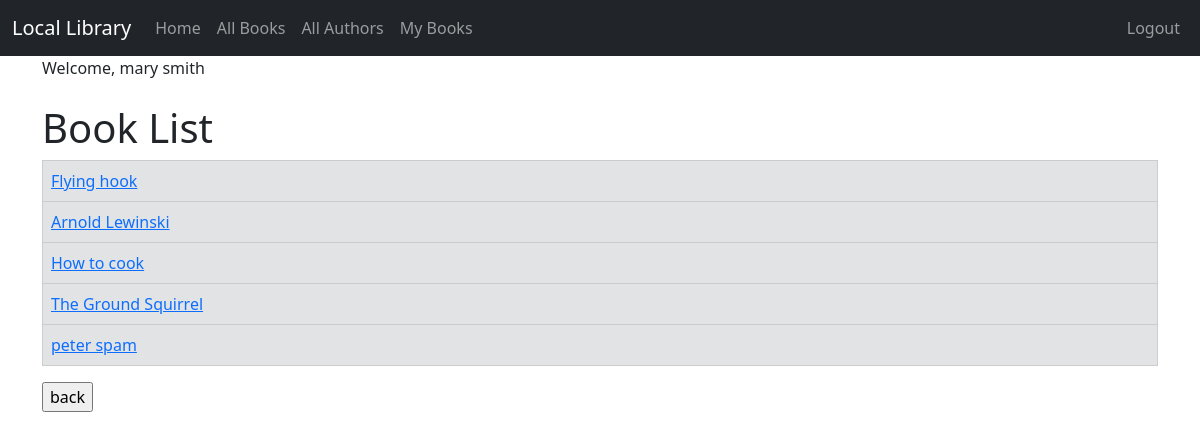
/book_list/ (signed in), run on the app's committed database.
### catalog/models.py (models this page shows, shortened)
class Book(models.Model):
    title = models.CharField(max_length=200)
    author = models.ForeignKey('Author', on_delete=models.RESTRICT, null=True)
    summary = models.TextField(max_length=1000, help_text='Enter a brief description of the book')
    isbn = models.CharField('ISBN', max_length=13, unique=True,
                            help_text='13 Character <a href="https://www.isbn-international.org/content/what-isbn">ISBN number</a>')
    genre = models.ManyToManyField(Genre, help_text='Select a genre for this book')
    book_image = models.ImageField(upload_to='images/', null=True, blank=True)
    def get_absolute_url(self):
        return reverse('book_detail', args=[str(self.id)])

### catalog/views.py (the view)
# urls.py: path('book_list/', views.BookListView.as_view(), name='book_list'),
class BookListView(LoginRequiredMixin, generic.ListView):
    model = Book

### catalog/templates/catalog/book_list.html (shortened to what this page needs)
{% extends "catalog/base.html" %}
{% block content %}
    <h1>Book List</h1>
    {% if book_list %}
        <table class="table table-bordered">
            {% for book in book_list %}
                <tr class="table-secondary">
                    <td><a href="{{ book.get_absolute_url }}">{{ book.title }}</a></td>
                </tr>
            {% endfor %}
        </table>
    {% else %}
        <p>There are no books in the library.</p>
    {% endif %}
<form>
    <input type="button" value="back" onclick="history.back()">
</form>
{% endblock %}

### catalog/templates/catalog/base.html (shortened to what this page needs)
<!doctype html>
<html lang="en">
<head>
    <link href="https://cdn.jsdelivr.net/npm/bootstrap@5.3.0-alpha1/dist/css/bootstrap.min.css" rel="stylesheet"
>
</head>
<body>
<nav class="navbar navbar-expand-lg navbar-dark bg-dark">
    <div class="container-fluid">
        <a class="navbar-brand" href="{% url 'index' %}">Local Library</a>
        <div class="collapse navbar-collapse" id="navbarSupportedContent">
            <ul class="navbar-nav me-auto mb-2 mb-lg-0">
                <li class="nav-item">
                    <a class="nav-link" href="{% url 'index' %}">Home</a>
                </li>
                <li class="nav-item">
                    <a class="nav-link" href="{% url 'book_list' %}">All Books</a>
                </li>
                <li class="nav-item">
                    <a class="nav-link" href="{% url 'author_list' %}">All Authors</a>
                </li>
                {% if user.is_authenticated %}
                <li><a class="nav-link" href="{% url 'my_books' %}">My Books</a></li>
                {% endif %}
            </ul>
        </div>
    <ul class="nav navbar-nav ml-auto">
        {% if user.is_authenticated %}
            <li><a class="nav-link" href="{% url 'logout' %}">Logout</a>
            </li>
        {% else %}
            <li><a class="nav-link" href="{% url 'login' %}"><span class="glyphicon glyphicon-log-in"></span>Login</a>
            </li>
            <li><a class="nav-link" href="{% url 'register' %}"><span class="glyphicon glyphicon-log-in"></span>Sign Up</a>
        </li>
        {% endif %}
    </ul>
    </div>
</nav>
<div class="container">
    {% if user.is_authenticated %}
        Welcome, {{ user.first_name }} {{ user.last_name }}
    {% endif %}
</div>
<div class="container">
    <br/>
    {% block content %}
    {% endblock %}
</div>
</body>
</html>

### data on the page
Book: title "Flying hook"
Book: title "Arnold Lewinski"
Book: title "How to cook"
Book: title "The Ground Squirrel"
Book: title "peter spam"

### other printed values
{{ user.first_name }} "mary"
{{ user.last_name }} "smith"
